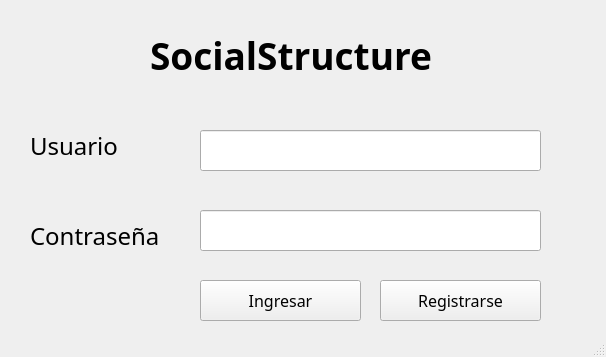
<?xml version="1.0" encoding="UTF-8"?>
<ui version="4.0">
 <class>MainWindow</class>
 <widget class="QMainWindow" name="MainWindow">
  <property name="enabled">
   <bool>true</bool>
  </property>
  <property name="geometry">
   <rect>
    <x>0</x>
    <y>0</y>
    <width>606</width>
    <height>357</height>
   </rect>
  </property>
  <property name="windowTitle">
   <string>Bienvenido</string>
  </property>
  <property name="autoFillBackground">
   <bool>false</bool>
  </property>
  <widget class="QWidget" name="centralwidget">
   <widget class="QLabel" name="label">
    <property name="geometry">
     <rect>
      <x>150</x>
      <y>10</y>
      <width>431</width>
      <height>91</height>
     </rect>
    </property>
    <property name="font">
     <font>
      <family>Cascadia Mono SemiBold</family>
      <pointsize>28</pointsize>
      <bold>true</bold>
     </font>
    </property>
    <property name="text">
     <string>SocialStructure</string>
    </property>
   </widget>
   <widget class="QLabel" name="label_2">
    <property name="geometry">
     <rect>
      <x>30</x>
      <y>120</y>
      <width>151</width>
      <height>51</height>
     </rect>
    </property>
    <property name="font">
     <font>
      <family>Gill Sans MT</family>
      <pointsize>18</pointsize>
     </font>
    </property>
    <property name="text">
     <string>Usuario</string>
    </property>
   </widget>
   <widget class="QLabel" name="label_3">
    <property name="geometry">
     <rect>
      <x>30</x>
      <y>210</y>
      <width>151</width>
      <height>51</height>
     </rect>
    </property>
    <property name="font">
     <font>
      <family>Gill Sans MT</family>
      <pointsize>18</pointsize>
     </font>
    </property>
    <property name="text">
     <string>Contraseña</string>
    </property>
   </widget>
   <widget class="QLineEdit" name="lineEdit_Usuario">
    <property name="geometry">
     <rect>
      <x>200</x>
      <y>130</y>
      <width>341</width>
      <height>41</height>
     </rect>
    </property>
    <property name="font">
     <font>
      <family>Gill Sans MT</family>
      <pointsize>16</pointsize>
     </font>
    </property>
   </widget>
   <widget class="QLineEdit" name="lineEdit_2_Password">
    <property name="geometry">
     <rect>
      <x>200</x>
      <y>210</y>
      <width>341</width>
      <height>41</height>
     </rect>
    </property>
    <property name="font">
     <font>
      <family>Gill Sans MT</family>
      <pointsize>16</pointsize>
     </font>
    </property>
    <property name="echoMode">
     <enum>QLineEdit::EchoMode::Password</enum>
    </property>
   </widget>
   <widget class="QPushButton" name="pushButton_Login">
    <property name="geometry">
     <rect>
      <x>200</x>
      <y>280</y>
      <width>161</width>
      <height>41</height>
     </rect>
    </property>
    <property name="font">
     <font>
      <family>Gill Sans MT</family>
      <pointsize>12</pointsize>
     </font>
    </property>
    <property name="text">
     <string>Ingresar</string>
    </property>
   </widget>
   <widget class="QPushButton" name="pushButton_Registro">
    <property name="geometry">
     <rect>
      <x>380</x>
      <y>280</y>
      <width>161</width>
      <height>41</height>
     </rect>
    </property>
    <property name="font">
     <font>
      <family>Gill Sans MT</family>
      <pointsize>12</pointsize>
     </font>
    </property>
    <property name="text">
     <string>Registrarse</string>
    </property>
   </widget>
  </widget>
  <widget class="QStatusBar" name="statusbar"/>
 </widget>
 <resources/>
 <connections/>
</ui>
